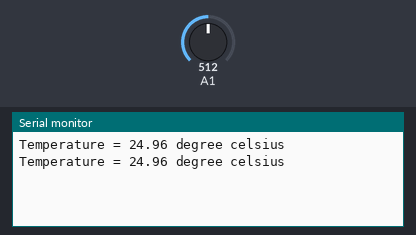
The sketch below on a simulated Arduino Uno, built with avr-gcc and run on an emulated ATmega328P. Shown: the last lines printed to the serial monitor. Inputs (shaded band) come from the test bench; at power-on: A1 = 512.

Above: at 1.8 s.
1.9 s: A1 set to 0
At 2.8 s:
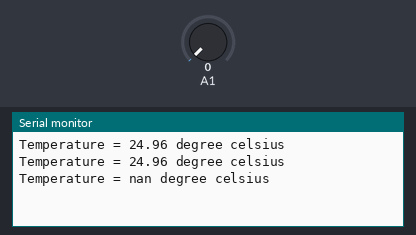
4.5 s: A1 set to 122
At 5.8 s:
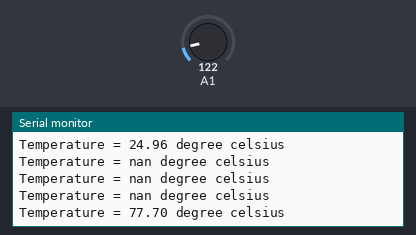

Measured:
- after the input at 1.9 s, the serial monitor: prints a new line after 0.10 s (image 1)
- after the input at 4.5 s, the serial monitor: prints a new line after 0.51 s (image 2)

The sketch:

sketch_nov26a.ino
```cpp
const double R = 10000; // 10k ohm reference
const double adc_resolution = 1023; // 10 bit adc

//thermistor equation parameters according to table
const double A = 3.354016e-3;
const double B = 2.569355e-4;
const double C = 2.626311e-6;
const double D = 0.675278e-7;

void setup() {
  // put your setup code here, to run once:
  Serial.begin(9600);
}

void loop() {
  double Rt, temperature, adc_value;
  adc_value = analogRead(A1);
  Rt = ((adc_value * R) / (adc_resolution - adc_value));

  // Steinhart-Hart thermistor equation
  // temperature in kelvin
  double logRt = log(Rt/R);
  temperature = (1 / (A + (B * logRt)
                + (C * pow(logRt, 2))
                + ( D * pow(logRt, 3))));

  //temperature in celsius
  temperature = temperature - 273.15;
  Serial.print("Temperature = ");
  Serial.print(temperature);
  Serial.println(" degree celsius");
  delay(1000);
}
```
